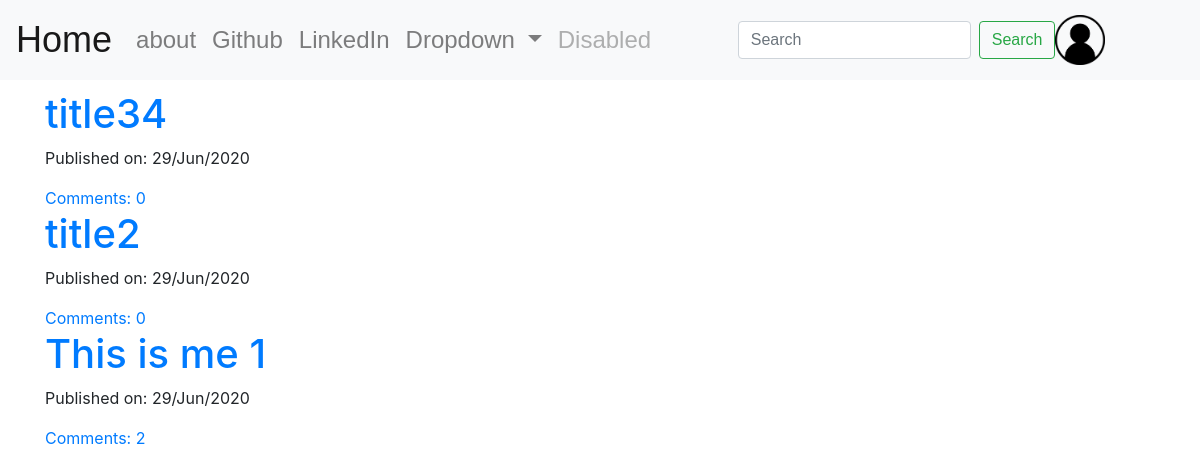
The app's page /, older data.
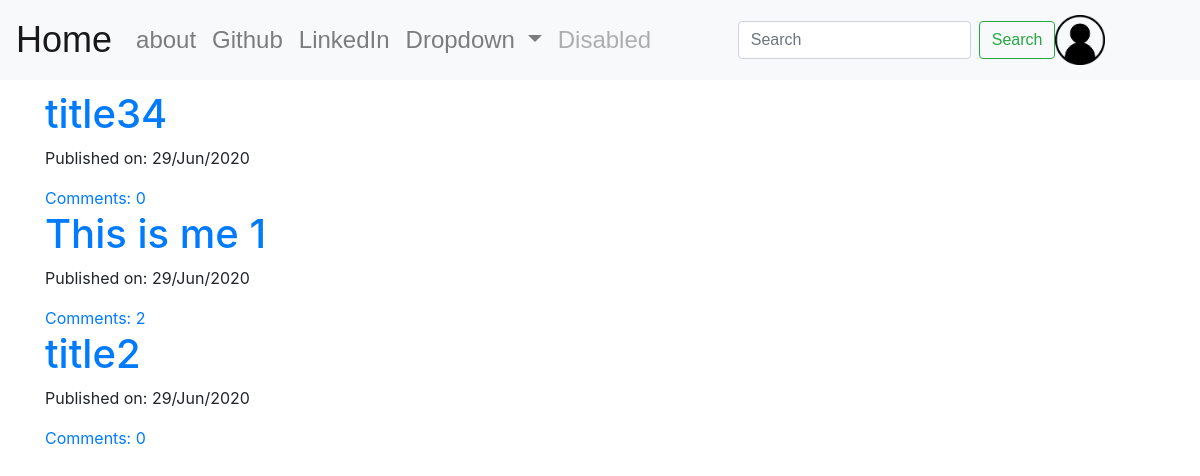
The same page, newer data.
### blog/models.py (models this page shows, shortened)
class Post(models.Model):
    author = models.ForeignKey("auth.User", on_delete=models.CASCADE)
    title = models.CharField(max_length=200)
    text = models.TextField()
    create_date = models.DateTimeField(default=timezone.now)
    public_date = models.DateTimeField(blank=True, null=True)
    def approve_comments(self):
        print(self.comments)
        return self.comments.filter(approved_comment=True)

### blog/views.py (the view)
# urls.py: path('', views.PostListView.as_view(), name="post_list"),
class PostListView(ListView):
    model = Post
    def get_queryset(self):
        return Post.objects.filter(public_date__lte=timezone.now()).order_by("-public_date")

### blog/templates/blog/post_list.html
{% extends 'blog/base.html' %}
{% block body_block %}
    <div class="centerstage">
        {% for post in post_list %}
            <div class="post">
                <h1><a href="{% url "blog:post_detail" pk=post.pk %}">{{ post.title }}</a></h1>
            </div>
            <div class="date">
                <p>Published on: {{ post.public_date|date:"d/M/Y" }}</p>
            </div>
            <a href="{% url "blog:post_detail" pk=post.pk %}">Comments: {{ post.approve_comments.count }}</a>
        {% endfor %}
    </div>
{% endblock %}

Row changes from the older to the newer data that the page shows:
changed Post "This is me 1": moves up the list
